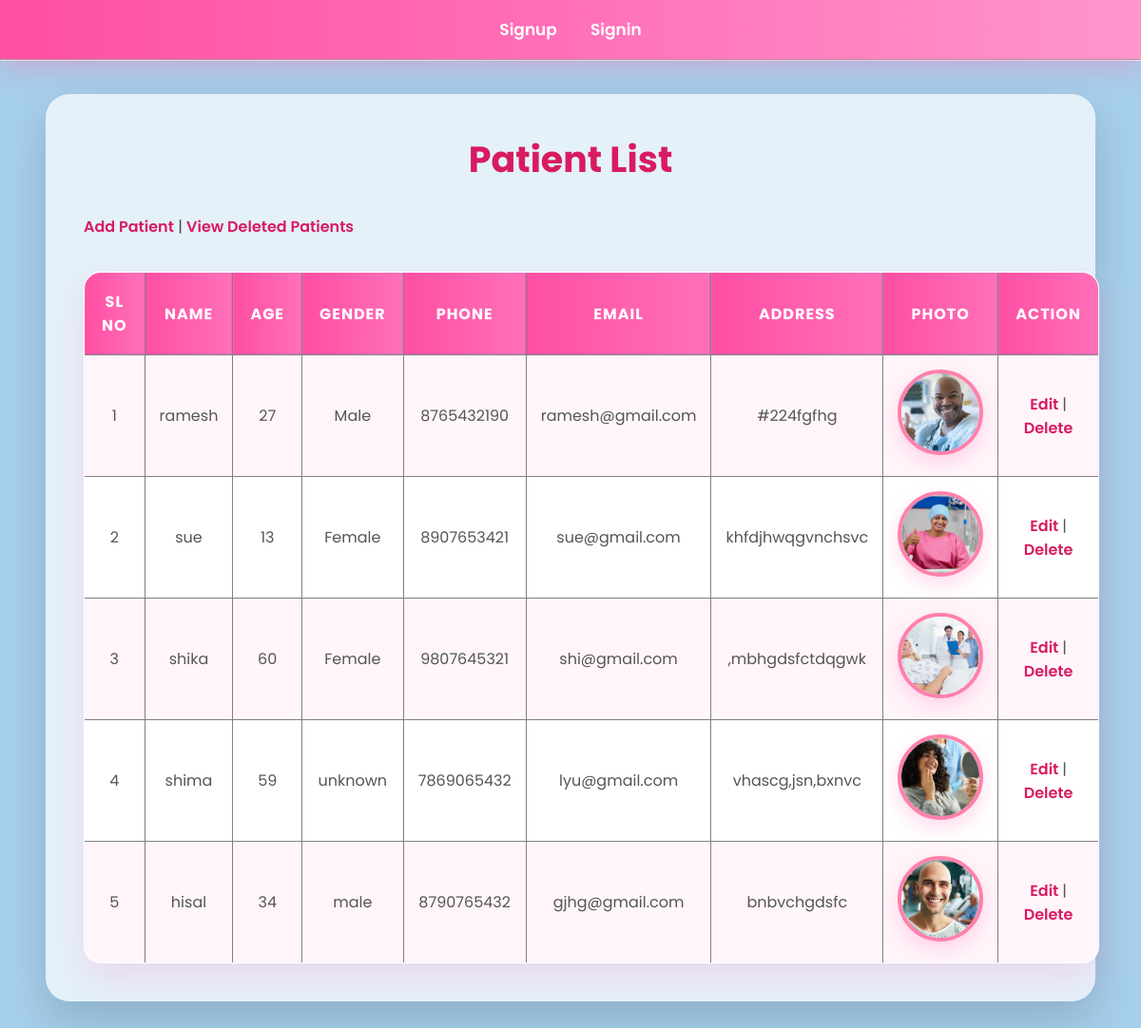
The page /base/patient_list/ on the database its author committed.
### base/models.py (models this page shows, shortened)
class Patient(models.Model):
    patient_name = models.CharField(max_length=100)
    age = models.PositiveIntegerField()
    gender = models.CharField(
        max_length=20
    )
    phone = models.CharField(
        max_length=10
    )
    email = models.EmailField()
    address = models.TextField()
    patient_image = models.ImageField(
        upload_to="patient_images",
        null=True,
        blank=True
    )
    is_deleted = models.BooleanField(
        default=False
    )
    deleted_at = models.DateTimeField(
        null=True,
        blank=True
    )

### base/views.py (the view)
# urls.py: path('patient_list/', views.patient_list, name='patient_list'),
def patient_list(request):
    data = Patient.objects.filter(
        is_deleted=False
    )
    return render(
        request,
        "patient_list.html",
        {
            "data": data
        }
    )

### base/templates/patient_list.html
{% extends 'main.html' %}
{% block content %}
<h1>Patient List</h1>
<a href="{% url 'create_patient' %}">Add Patient</a>
|
<a href="{% url 'patient_history' %}">
View Deleted Patients
</a>
<table border="1">
<tr>
<th>SL NO</th>
<th>Name</th>
<th>Age</th>
<th>Gender</th>
<th>Phone</th>
<th>Email</th>
<th>Address</th>
<th>Photo</th>
<th>Action</th>
</tr>
{% for i in data %}
<tr>
<td>{{ forloop.counter }}</td>
<td>{{ i.patient_name }}</td>
<td>{{ i.age }}</td>
<td>{{ i.gender }}</td>
<td>{{ i.phone }}</td>
<td>{{ i.email }}</td>
<td>{{ i.address }}</td>
<td>
{% if i.patient_image %}
<img src="{{ i.patient_image.url }}" width="100">
{% endif %}
</td>
<td>
<a href="{% url 'update_patient' i.id %}">
Edit
</a>
|
<a href="{% url 'delete_patient' i.id %}">
Delete
</a>
</td>
</tr>
{% endfor %}
</table>
{% endblock %}

### static/style.css (style rules this page uses)
* { margin:0; padding:0; box-sizing:border-box; font-family:'Poppins',sans-serif; }
body { background:linear-gradient(135deg,#ffe6f2,#ffd9ec,#ffeef8,#fff8fc); background-size:400% 400%; animation:bgMove 12s ease infinite; min-height:100vh; color:#444; }
h1 { text-align:center; color:#d81b60; font-size:38px; margin-bottom:30px; font-weight:700; }
a { color:#d81b60; text-decoration:none; font-weight:600; transition:.3s; }
table { width:100%; border-collapse:collapse; margin-top:35px; overflow:hidden; border-radius:18px; background:white; box-shadow:0 15px 35px rgba(255,105,180,.18); }
table th { background:linear-gradient(90deg,#ff4fa3,#ff70b8); color:white; padding:18px; font-size:16px; text-transform:uppercase; letter-spacing:1px; }
table td { padding:15px; text-align:center; color:#555; transition:.3s; }
table tr:nth-child(even) { background:#fff5fa; }
img { width:90px; height:90px; object-fit:cover; border-radius:50%; border:4px solid #ff80ab; transition:.4s; box-shadow:0 8px 20px rgba(255,105,180,.25); }
::placeholder { color:#d48bb2; }
table { animation:tableFade .8s; }
body { background:rgb(166, 207, 235) !important; }

### rows shown on the page
Patient: patient_name "ramesh", age "27", gender "Male", phone "8765432190", email "ramesh@gmail.com", address "#224fgfhg", patient_image (picture)
Patient: patient_name "sue", age "13", gender "Female", phone "8907653421", email "sue@gmail.com", address "khfdjhwqgvnchsvc", patient_image (picture)
Patient: patient_name "shika", age "60", gender "Female", phone "9807645321", email "shi@gmail.com", address ",mbhgdsfctdqgwk", patient_image (picture)
Patient: patient_name "shima", age "59", gender "unknown", phone "7869065432", email "lyu@gmail.com", address "vhascg,jsn,bxnvc", patient_image (picture)
Patient: patient_name "hisal", age "34", gender "male", phone "8790765432", email "gjhg@gmail.com", address "bnbvchgdsfc", patient_image (picture)
